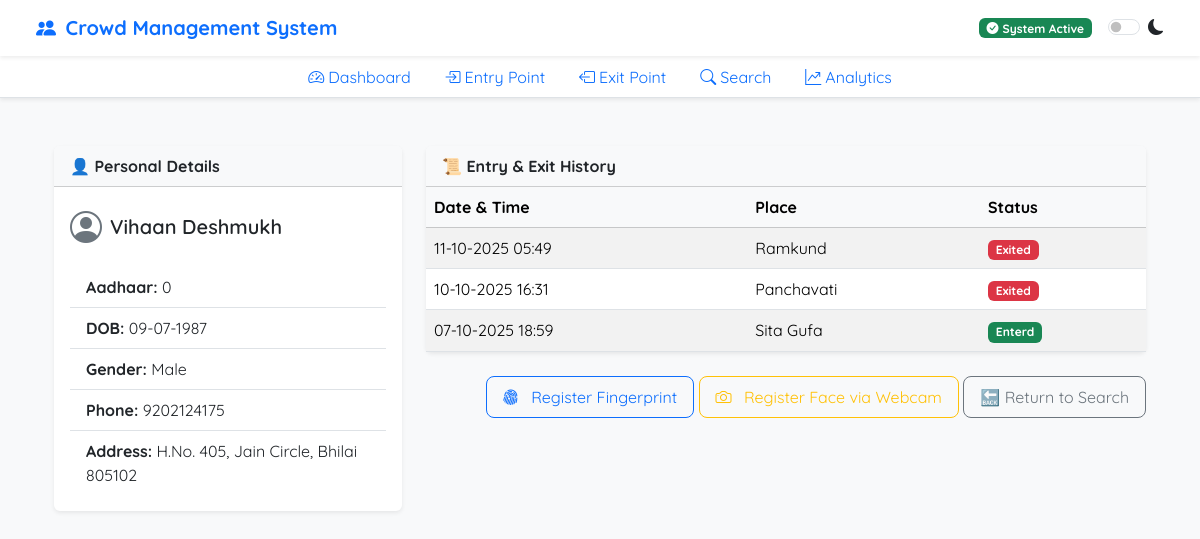
Screenshot of /profile/0 with the database file from the repository.
### models.py (models this page shows)
class aadharinfo(db.Model):
    aadhar_number = db.Column(db.BigInteger,primary_key = True)
    name = db.Column(db.String(250))
    dob = db.Column(db.DateTime)
    gender = db.Column(db.String(20))
    address = db.Column(db.Text)
    phone_number = db.Column(db.BigInteger)
    fingerprint_data = db.Column(db.LargeBinary,nullable=True)
    face_embedding = db.Column(db.LargeBinary,nullable = True)
    logs = db.relationship("entrylogs",back_populates="card")

class entrylogs(db.Model):
    id = db.Column(db.Integer, primary_key=True)
    aadhar_number = db.Column(db.BigInteger,db.ForeignKey('aadharinfo.aadhar_number'), nullable=False)
    entry_time = db.Column(db.DateTime, default=datetime.now)
    entry_place = db.Column(db.Text)
    current_place = db.Column(db.Text)
    visited_places = db.Column(db.Text)
    status = db.Column(db.Text, default='active')
    card = db.relationship("aadharinfo", back_populates="logs")

### routes/profile.py (the view)
@profile_bp.route("/profile/<int:aadhar_number>", methods=['GET', 'POST'], endpoint="profile")
def profile(aadhar_number):
    person = aadharinfo.query.filter_by(aadhar_number=aadhar_number).first()
    if not person:
        flash("User not found!", "danger")
        return redirect(url_for("search.search"))
    logs = entrylogs.query.filter_by(aadhar_number=aadhar_number).order_by(entrylogs.entry_time.desc()).all()
    return render_template("profile.html", person=person, logs=logs)

### main.py (called while the page is built)
@app.before_request
def clear_session_on_restart():
    global server_started
    if server_started :
        session.pop("entry_point", None)
        server_started = False

### Templates/profile.html (shortened to what this page needs)
{% extends "header.html" %}
{% block content %}
<div class="container mt-4">
  <div class="row">
    <div class="col-md-4">
      <div class="card shadow-sm mb-4 border-0">
        <div class="card-header bg-light fw-bold">👤 Personal Details</div>
        <div class="card-body">
          <div class="mb-3 d-flex align-items-center">
            <i class="bi bi-person-circle fs-2 text-secondary me-2"></i>
            <h5 class="fw-semibold mb-0">{{ person.name }}</h5>
          </div>
          <ul class="list-group list-group-flush">
            <li class="list-group-item"><strong>Aadhaar:</strong> {{ person.aadhar_number }}</li>
            <li class="list-group-item"><strong>DOB:</strong> {{ person.dob.strftime('%d-%m-%Y') }}</li>
            <li class="list-group-item"><strong>Gender:</strong> {{ person.gender }}</li>
            <li class="list-group-item"><strong>Phone:</strong> {{ person.phone_number }}</li>
            <li class="list-group-item"><strong>Address:</strong> {{ person.address }}</li>
          </ul>
        </div>
      </div>
    </div>
    <div class="col-md-8">
      <div class="card shadow-sm mb-4 border-0">
        <div class="card-header bg-light fw-bold">📜 Entry & Exit History</div>
        <div class="card-body p-0">
          {% if logs %}
          <div class="table-responsive" style="max-height: 400px; overflow-y: auto;">
            <table class="table table-striped mb-0">
              <thead class="table-light sticky-top">
                <tr>
                  <th>Date & Time</th>
                  <th>Place</th>
                  <th>Status</th>
                </tr>
              </thead>
              <tbody>
                {% for log in logs %}
                <tr>
                  <td>{{ log.entry_time.strftime('%d-%m-%Y %H:%M') }}</td>
                  <td>{{ log.entry_place }}</td>
                  <td>
                    <span class="badge {% if log.status == 'Enterd' %}bg-success{% else %}bg-danger{% endif %}">
                      {{ log.status }}
                    </span>
                  </td>
                </tr>
                {% endfor %}
              </tbody>
            </table>
          </div>
          {% else %}
          <p class="text-muted p-3">No logs found.</p>
          {% endif %}
        </div>
      </div>
     <div class="text-end mt-3">
  <a href="{{ url_for('fingerprint.register_fingerprint', aadhar_number=person.aadhar_number) }}"
     class="btn btn-outline-primary rounded-3 mb-2 px-3 py-2">
    <i class="bi bi-fingerprint me-2"></i> Register Fingerprint
  </a>
  <a href="{{ url_for('face.register_face_webcam', aadhar_number=person.aadhar_number) }}"
     class="btn btn-outline-warning rounded-3 mb-2 px-3 py-2">
    <i class="bi bi-camera me-2"></i> Register Face via Webcam
  </a>
  <a href="{{ url_for('search.search') }}"
     class="btn btn-outline-secondary rounded-3 mb-2 px-3 py-2">
    🔙 Return to Search
  </a>
</div>
{% endblock %}

### Templates/header.html (style rules this page uses)
body, h1, h2, h3, h4, h5, h6, p, a, span, div, li { font-family: 'Quicksand', sans-serif !important; }

### rows the page displays
aadharinfo: name "Vihaan Deshmukh", aadhar_number "0", dob "09-07-1987", gender "Male", phone_number "9202124175", address "H.No. 405, Jain Circle, Bhilai 805102"
entrylogs: entry_time "11-10-2025 05:49", entry_place "Ramkund", status "Exited"
entrylogs: entry_time "10-10-2025 16:31", entry_place "Panchavati", status "Exited"
entrylogs: entry_time "07-10-2025 18:59", entry_place "Sita Gufa", status "Enterd"
